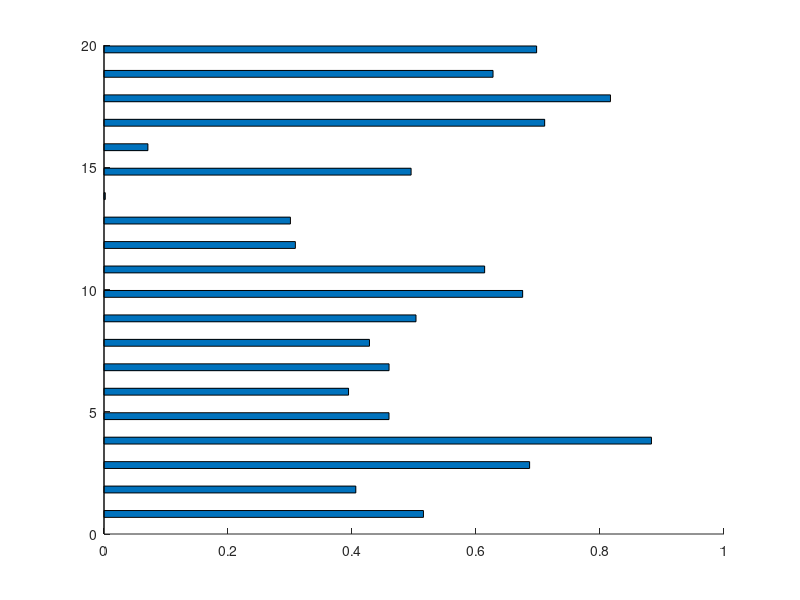

This figure's MATLAB source: (Note: this script raises an error after producing the figure.)
mydata=rand(20,2)
index = 1:20;

bar_h=barh(mydata,'stack');
bar_child=get(bar_h(2),'Children');
set(bar_child, 'CData',index);